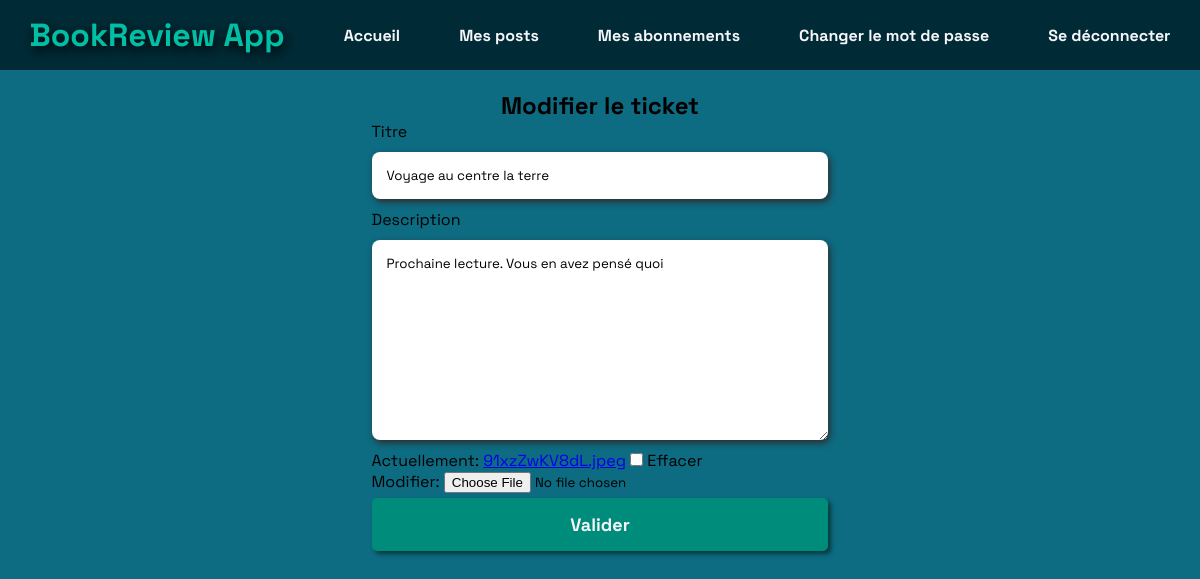
/ticket/9/update (signed in), run on the app's committed database.
### review/models.py (models this page shows, shortened)
class Ticket(models.Model):
    title = models.CharField(max_length=128)
    description = models.TextField(max_length=2048, blank=True)
    user = models.ForeignKey(settings.AUTH_USER_MODEL, on_delete=models.CASCADE)
    image = models.ImageField(null=True, blank=True)
    date_created = models.DateTimeField(auto_now_add=True)
    IMAGE_MAX_SIZE = (300, 600)

### review/views.py (the view, shortened to what this page needs)
# urls.py: path('ticket/<int:ticket_id>/update', login_required(review.views.TicketUpdate.as_view()), name='ticket-update'),
class TicketUpdate(View):
    def get(self, request, ticket_id):
        ticket = get_object_or_404(Ticket, id=ticket_id)
        form = forms.TicketForm(instance=ticket)
        context = {
            "form": form,
        }
        return render(request, 'review/ticket_update.html', context)

### review/forms.py
class TicketForm(forms.ModelForm):
    def __init__(self, *args, **kwargs):
        super().__init__(*args, **kwargs)
        self.fields['title'].widget.attrs.update({'class': 'input_headline', "placeholder": " "})
        self.fields['title'].label = "Titre"
        self.fields['description'].widget.attrs.update({'class': 'input_body', "placeholder": " "})
        self.fields['description'].label = "Description"
    class Meta:
        model = Ticket
        fields = ['title', 'description', 'image']

### review/templates/review/ticket_update.html (shortened to what this page needs)
{% extends "base.html" %}
{% load static %}
{% block statics %}
    <link rel="stylesheet" type="text/css" href="{% static 'review/styles.css' %}?{% now "U" %}">
{% endblock %}
{% block content %}
    <div class="bloc-form-container">
        <h2 class="title-form">Modifier le ticket</h2>
        <form method="post" enctype="multipart/form-data">
            <div class="input-field">
                <label class="input-label" for="title">{{ form.title.label }}</label>
                {{ form.title }}
            </div>
            <div class="input-field">
                <label class="input-label" for="description">{{ form.description.label }}</label>
                {{ form.description }}
            </div>
            {{ form.image }}
            <button type="submit" class="btn-validate">Valider</button>
        </form>
    </div>
{% endblock %}

### static/base/styles.css (style rules this page uses)
* { margin: 0; padding: 0; box-sizing: border-box; -webkit-font-smoothing: antialiased; font-family: 'Space Grotesk', sans-serif; }

### review/static/review/styles.css (style rules this page uses)
body { background-color: #0D6B82; }
.btn-ticket, .btn-to-follow, .btn-followed, .btn-validate { width: 150px; padding: 15px; background: rgba(0, 140, 122, 1); border-radius: 5px; margin: 5px 0; box-shadow: 3px 3px 4px 0 #05393b; border: none; cursor: pointer; transition: filter 0.5s; color: #f5f6fa; font-weight: 900; font-size: 18px; }
.bloc-form-container { display: flex; flex-direction: column; align-items: center; margin: 20px 0; }
.input-field { display: flex; flex-direction: column; }
.btn-validate { width: 100%; }
.title-form { text-align: center; }
.input_headline, .input_body, .input_rating { padding: 15px; border-radius: 8px; border: none; box-shadow: 2px 3px 6px 0 #2e2d2d; margin: 10px 0; }

### data on the page
Ticket: title "Voyage au centre la terre", description "Prochaine lecture. Vous en avez pensé quoi"
